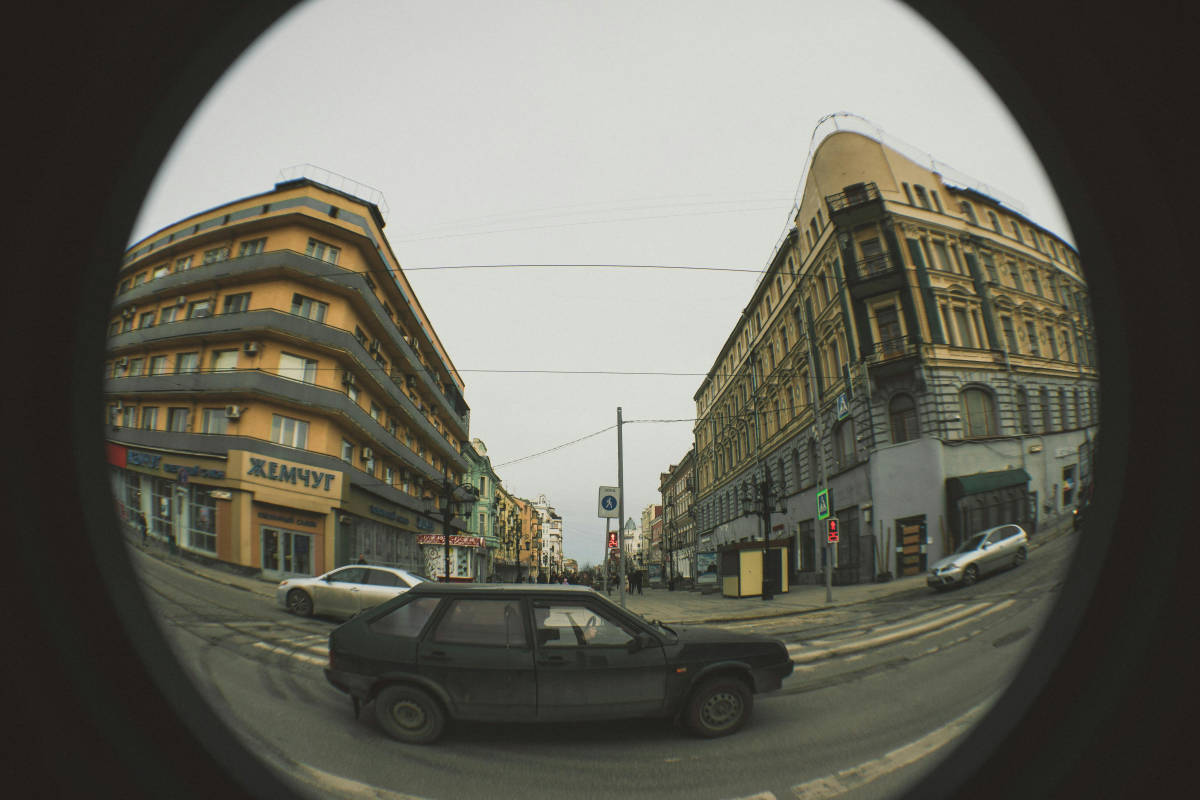
#> input picture fisheye1.jpg, 6000 x 4000 px, found by its file name (shown at 1/5 size)
$ python bunugoster.py
#> lines starting #> are read from the running program, lines starting #| are printed output that depends on the picture
import os
import math
import numpy as np
import matplotlib.pyplot as plt
from PIL import Image

# ==========================================================
# FISHEYE PIXEL -> (yaw, pitch)
# ==========================================================
def _theta_to_radius(theta, theta_max, radius, lens_model):
    if lens_model == "equidistant":
        base = theta
        base_max = theta_max
    elif lens_model == "equisolid":
        base = 2.0 * np.sin(theta * 0.5)
        base_max = 2.0 * np.sin(theta_max * 0.5)
    elif lens_model == "stereographic":
        base = 2.0 * np.tan(theta * 0.5)
        base_max = 2.0 * np.tan(theta_max * 0.5)
    elif lens_model == "orthographic":
        base = np.sin(theta)
        base_max = np.sin(theta_max)
    else:
        raise ValueError("lens_model: equidistant/equisolid/stereographic/orthographic olmalı.")

    return radius * (base / np.maximum(base_max, 1e-12))


# [45 lines left out: functions _radius_to_theta, fisheye_pixel_to_angles, not called in this run]


# ==========================================================
# BILINEAR SAMPLING
# ==========================================================
def sample_bilinear(img, x, y):
    H, W = img.shape[:2]

    x0 = np.floor(x).astype(int)
    y0 = np.floor(y).astype(int)
    x1 = x0 + 1
    y1 = y0 + 1

    x0 = np.clip(x0, 0, W - 1)
    x1 = np.clip(x1, 0, W - 1)
    y0 = np.clip(y0, 0, H - 1)
    y1 = np.clip(y1, 0, H - 1)

    wa = (x1 - x) * (y1 - y)
    wb = (x - x0) * (y1 - y)
    wc = (x1 - x) * (y - y0)
    wd = (x - x0) * (y - y0)

    Ia = img[y0, x0]
    Ib = img[y0, x1]
    Ic = img[y1, x0]
    Id = img[y1, x1]

    return (Ia * wa[..., None] +
            Ib * wb[..., None] +
            Ic * wc[..., None] +
            Id * wd[..., None]).astype(np.uint8)


# ==========================================================
# SANAL PINHOLE (RECTILINEAR)
# ==========================================================
def virtual_view_from_fisheye(
    fish_img,
    out_w=480,
    out_h=480,
    view_yaw_deg=0.0,
    view_pitch_deg=0.0,
    rect_fov_deg=90.0,
    fish_fov_deg=180.0,
    lens_model="equidistant",
    cx_offset=0.0,
    cy_offset=0.0,
    radius_scale=1.0,
):
    Hs, Ws = fish_img.shape[:2]
    cx_src = Ws * 0.5 + cx_offset
    cy_src = Hs * 0.5 + cy_offset
    R_src = min(Hs, Ws) * 0.5 * radius_scale

    rect_fov = np.deg2rad(rect_fov_deg)
    fish_fov = np.deg2rad(fish_fov_deg)

    fx = (out_w * 0.5) / np.tan(rect_fov * 0.5)
    fy = fx
    cx = out_w * 0.5
    cy = out_h * 0.5

    u, v = np.meshgrid(np.arange(out_w), np.arange(out_h))
    x = (u - cx) / fx
    y = (v - cy) / fy
    z = np.ones_like(x)

    norm = np.sqrt(x * x + y * y + z * z)
    x /= norm
    y /= norm
    z /= norm

    yaw = np.deg2rad(view_yaw_deg)
    pitch = np.deg2rad(view_pitch_deg)

    cyaw, syaw = np.cos(yaw), np.sin(yaw)
    cp, sp = np.cos(pitch), np.sin(pitch)

    # yaw
    X = cyaw * x + syaw * z
    Y = y
    Z = -syaw * x + cyaw * z

    # pitch
    X2 = X
    Y2 = cp * Y - sp * Z
    Z2 = sp * Y + cp * Z

    theta = np.arccos(np.clip(Z2, -1.0, 1.0))
    phi = np.arctan2(Y2, X2)

    theta_max = fish_fov * 0.5
    r = _theta_to_radius(theta, theta_max, R_src, lens_model)

    xs = cx_src + r * np.cos(phi)
    ys = cy_src + r * np.sin(phi)

    out = np.zeros((out_h, out_w, 3), dtype=np.uint8)
    rad_ok = ((xs - cx_src) ** 2 + (ys - cy_src) ** 2) <= (R_src ** 2)
    mask = rad_ok & (xs >= 0) & (xs < Ws - 1) & (ys >= 0) & (ys < Hs - 1)
    out[mask] = sample_bilinear(fish_img, xs[mask], ys[mask])

    return out, xs, ys


# ==========================================================
# PAGED UI
# ==========================================================
def paged_views_ui(fish_img, results, show_keys, cols=4, rows=3, dist_thresh=8.0):
    """
    results[name] = (img, xs, ys)
    show_keys: view isimlerinin sıralı listesi
    """
    N = len(show_keys)
    page_size = cols * rows
    num_pages = max(1, math.ceil(N / page_size))
    page_idx = 0

    # last_uv[name] = (u,v) ya da None
    last_uv = {k: None for k in show_keys}

    fig = plt.figure(figsize=(4 + 3.2*cols, 2.7*rows))
    gs = fig.add_gridspec(rows, cols + 2, width_ratios=[1.2, 1.2] + [1]*cols)

    ax_fish = fig.add_subplot(gs[:, :2])
    ax_fish.imshow(fish_img)
    ax_fish.set_title("Fisheye (click) | ←/→ veya A/D sayfa")
    ax_fish.axis("off")
    fish_dot, = ax_fish.plot([], [], "ro", markersize=6)

    # slot eksenleri (sayfada görünen kutular)
    slot_axes = []
    slot_names = [None] * page_size
    slot_dots = [None] * page_size

    for i in range(page_size):
        r = i // cols
        c = i % cols
        ax = fig.add_subplot(gs[r, 2 + c])
        ax.axis("off")
        slot_axes.append(ax)

    suptitle = fig.suptitle("", fontsize=12)

    def set_slot(i, name_or_none):
        ax = slot_axes[i]
        ax.clear()
        ax.axis("off")
        slot_names[i] = name_or_none

        if name_or_none is None:
            slot_dots[i] = None
            return

        img, xs, ys = results[name_or_none]
        ax.imshow(img)
        ax.set_title(name_or_none, fontsize=9)
        ax.axis("off")
        dot, = ax.plot([], [], "ro", markersize=4)
        slot_dots[i] = dot

        # sayfa yenilenince last_uv varsa göster
        uv = last_uv.get(name_or_none, None)
        if uv is not None:
            u, v = uv
            dot.set_data([u], [v])

    def refresh_page():
        nonlocal page_idx
        page_idx = max(0, min(page_idx, num_pages - 1))

        start = page_idx * page_size
        end = min(start + page_size, N)
        page_keys = show_keys[start:end]

        for i in range(page_size):
            if i < len(page_keys):
                set_slot(i, page_keys[i])
            else:
                set_slot(i, None)

        suptitle.set_text(f"Sayfa {page_idx+1}/{num_pages} | Toplam view: {N} | (←/→ veya A/D)")

        fig.canvas.draw_idle()

    # [42 lines left out: functions compute_all_uv_for_click, on_click, on_key, not called in this run]

    fig.canvas.mpl_connect("button_press_event", on_click)
    fig.canvas.mpl_connect("key_press_event", on_key)

    refresh_page()
    plt.tight_layout()
    plt.show()


# ==========================================================
# MAIN
# ==========================================================
if __name__ == "__main__":

    fish_path = r"C:/Users/Doğukan/Desktop/fisheye/fisheye1.jpg"
    fish_img = np.array(Image.open(fish_path).convert("RGB"))
#> fish_img is the input picture: shape (4000, 6000, 3); mean R, G, B 103.5, 102.4, 91.8

    save_dir = r"C:/Users/Doğukan/Desktop/fisheye/virtual_views_21"
    os.makedirs(save_dir, exist_ok=True)

    # 21 view (7 yaw x 3 pitch)
    yaws = [-135, -90, -45, 0, 45, 90, 135]
    pitchs = [45, 0, -45]

    # ------------------------------------------------------
    # Kalibrasyon parametreleri:
    # - lens_model: equidistant/equisolid/stereographic/orthographic
    # - cx_offset, cy_offset: fisheye merkez kayması (piksel)
    # - radius_scale: etkin fisheye yarıçap ölçeği
    # ------------------------------------------------------
    lens_model = "equidistant"
    cx_offset = 0.0
    cy_offset = 0.0
    radius_scale = 0.96

    views = []
    for p in pitchs:
        for y in yaws:
            name = f"Y{y:+}_P{p:+}"
            views.append((name, y, p))

    results = {}
    for name, yaw, pitch in views:
        img, xs, ys = virtual_view_from_fisheye(
            fish_img,
            out_w=480,
            out_h=480,
            view_yaw_deg=yaw,
            view_pitch_deg=pitch,
            rect_fov_deg=80,
            fish_fov_deg=180,
            lens_model=lens_model,
            cx_offset=cx_offset,
            cy_offset=cy_offset,
            radius_scale=radius_scale,
        )
        results[name] = (img, xs, ys)

        out_path = os.path.join(save_dir, f"{name}.png")
        Image.fromarray(img).save(out_path)
#> this loop made 21 passes
#> pass 1, `img, xs, ys = virtual_view_from_fisheye( fish_img, out_w=480, out_h=48..`:
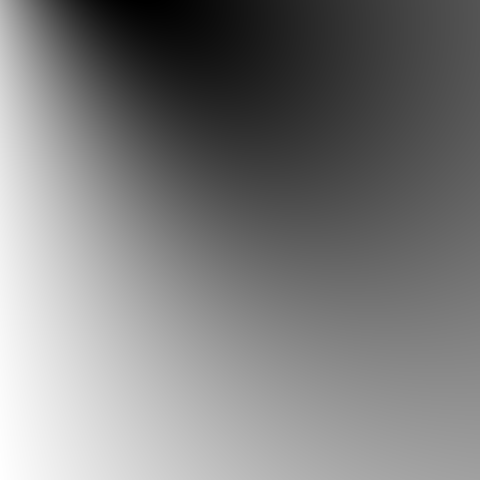
#> xs: shape (480, 480) float64; min -357.2, max 2836.2, mean 1220.7; drawn with min black and max white
#> pass 1, `img, xs, ys = virtual_view_from_fisheye( fish_img, out_w=480, out_h=48..`:
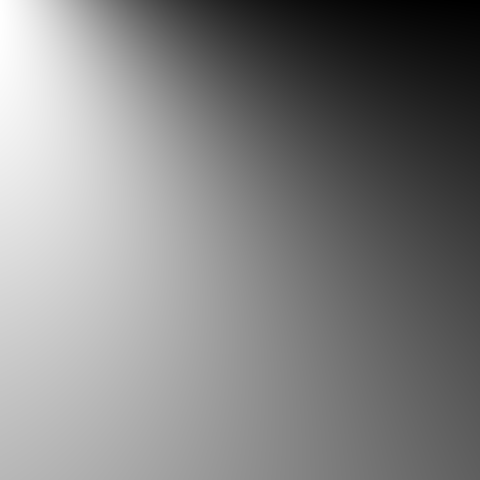
#> ys: shape (480, 480) float64; min 1094.5, max 5370.3, mean 3291.2; drawn with min black and max white
#> after the loop:
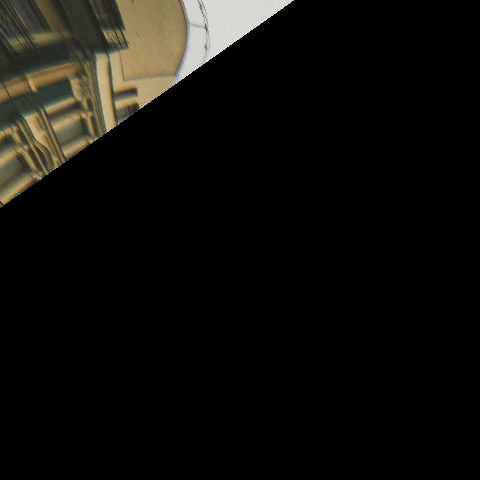
#> img: shape (480, 480, 3); mean R, G, B 16, 15, 11.7
#> after the loop, results = 21 items

    print(f"\nKaydedildi: {len(results)} view")
#| Kaydedildi: 21 view
    print("Klasör:", save_dir)
#| Klasör: C:/Users/Doğukan/Desktop/fisheye/virtual_views_21

    # Sayfalı UI
    show_keys = [name for (name, _, _) in views]  # sıralama sabit
    paged_views_ui(fish_img, results, show_keys, cols=4, rows=3, dist_thresh=8.0)
#> the loop in refresh_page, `for i in range(page_size):` made 12 passes
#> pass 2, in set_slot (call 2), `img, xs, ys = results[name_or_none]`:
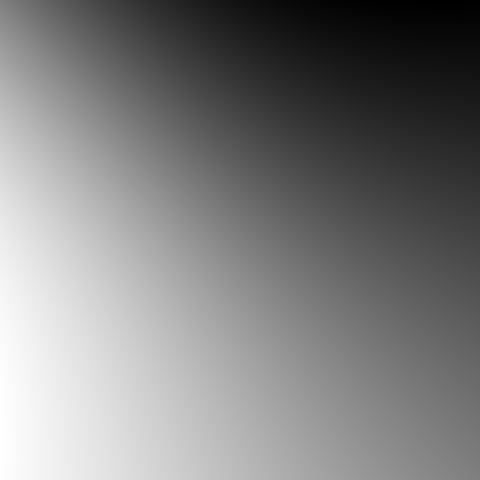
#> ys: shape (480, 480) float64; min 526.3, max 3473.7, mean 2000; drawn with min black and max white
#> pass 3, in set_slot (call 3), `img, xs, ys = results[name_or_none]`:
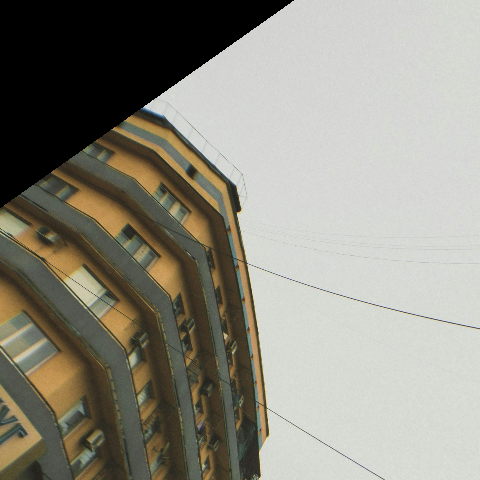
#> img: shape (480, 480, 3); mean of channels 0, 1, 2 143.2, 140.8, 129.8; drawn as R, G, B
#> pass 3, in set_slot (call 3), `img, xs, ys = results[name_or_none]`:
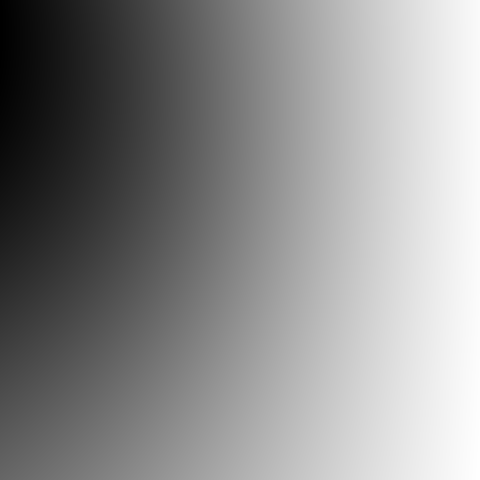
#> xs: shape (480, 480) float64; min 926.4, max 2907.4, mean 2023.2; drawn with min black and max white
#> in paged_views_ui, `plt.show()`:
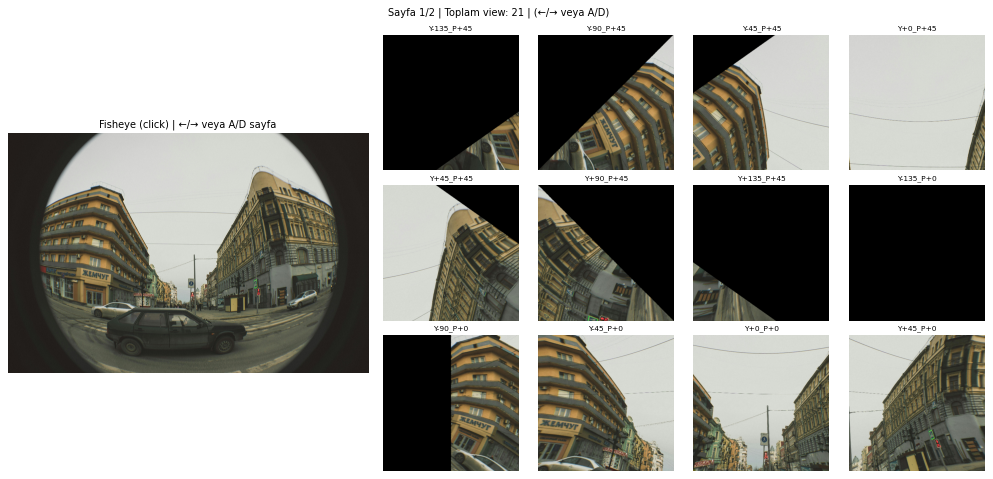
#> figure drawn by matplotlib, 13 panels

$ run again, with fisheye2.jpg copied over fisheye1.jpg
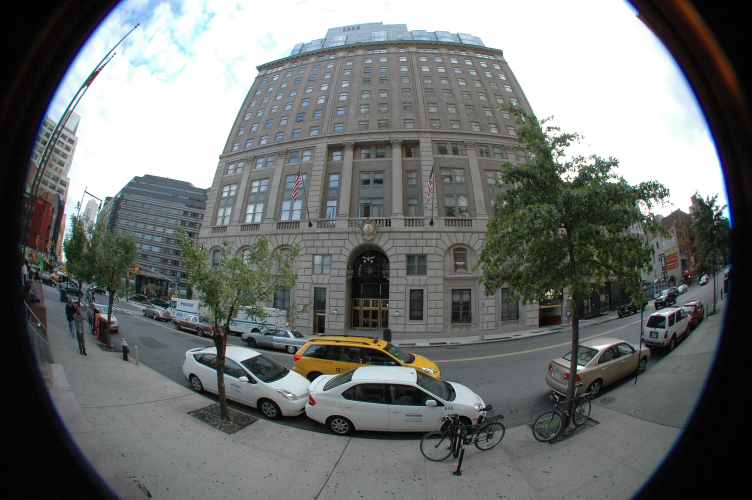
#> input picture fisheye2.jpg, 1504 x 1000 px, found by its file name (shown at 1/2 size)
#> fish_img is the input picture: shape (1000, 1504, 3); mean R, G, B 111.3, 114.5, 113.4
#> after the loop `for name, yaw, pitch in views:`:
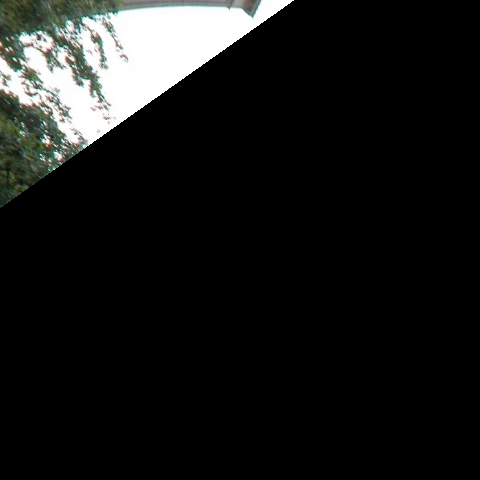
#> img: shape (480, 480, 3); mean R, G, B 23.7, 24.5, 23.6
#> after the loop `for name, yaw, pitch in views:`: results = 21 items
#| Kaydedildi: 21 view
#| Klasör: C:/Users/Doğukan/Desktop/fisheye/virtual_views_21
#> the loop in refresh_page, `for i in range(page_size):` made 12 passes
#> pass 3, in set_slot (call 3), `img, xs, ys = results[name_or_none]`:
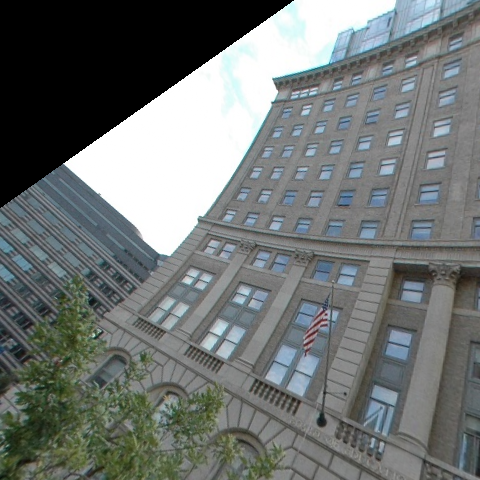
#> img: shape (480, 480, 3); mean of channels 0, 1, 2 111.4, 116.3, 115.1; drawn as R, G, B

$ run again, with fisheye4.jpg copied over fisheye1.jpg
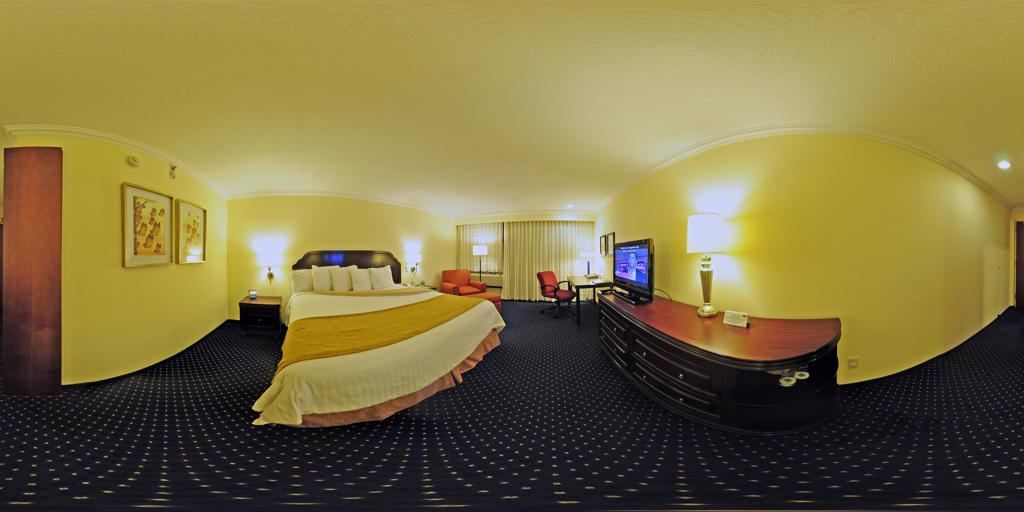
#> input picture fisheye4.jpg, 1024 x 512 px, found by its file name
#> fish_img is the input picture: shape (512, 1024, 3); mean R, G, B 126.1, 113.1, 66
#> after the loop `for name, yaw, pitch in views:`: results = 21 items
#| Kaydedildi: 21 view
#| Klasör: C:/Users/Doğukan/Desktop/fisheye/virtual_views_21
#> the loop in refresh_page, `for i in range(page_size):` made 12 passes
#> pass 3, in set_slot (call 3), `img, xs, ys = results[name_or_none]`:
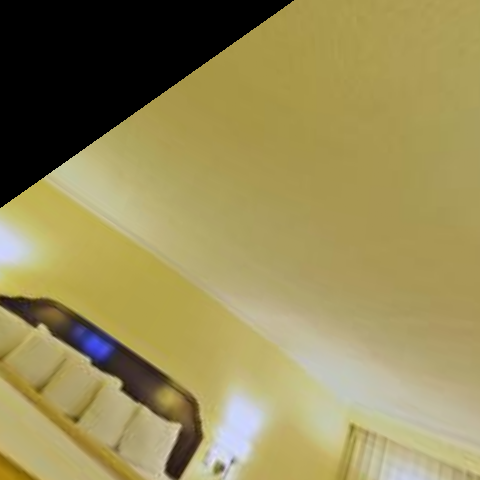
#> img: shape (480, 480, 3); mean of channels 0, 1, 2 150.8, 139.3, 87.8; drawn as R, G, B
